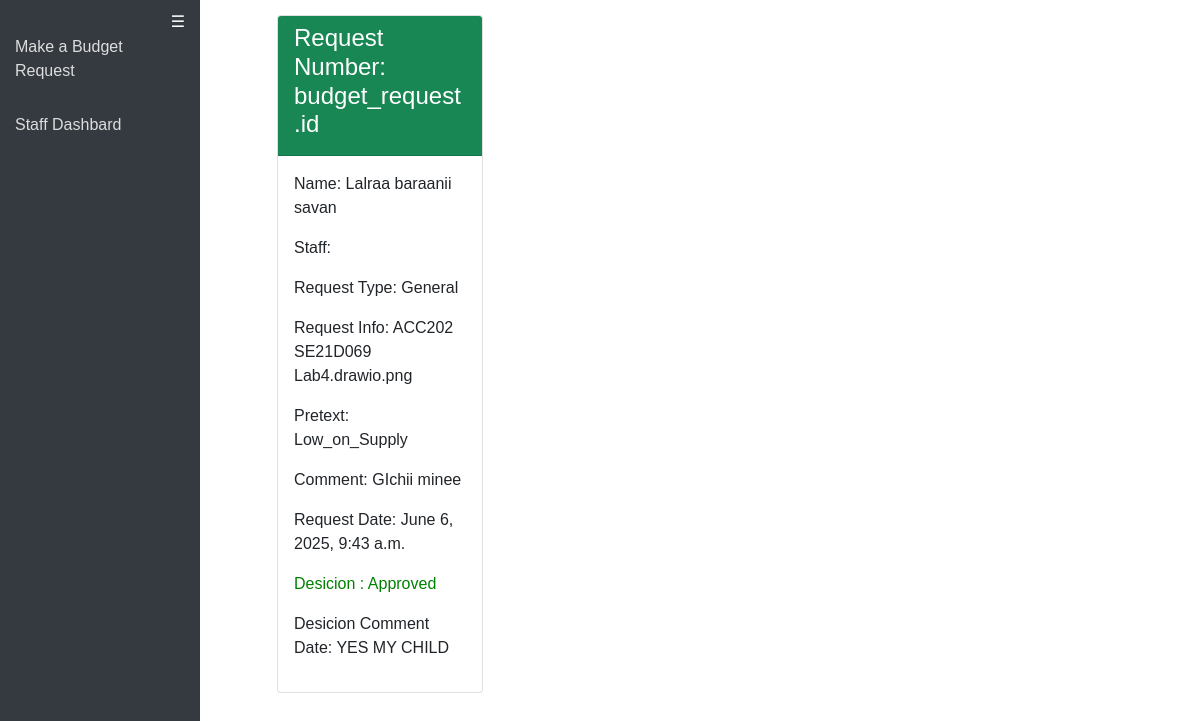
/request_state/29/ (signed in), run on the app's committed database.
### HOA/models.py (models this page shows)
class BudgetRequest(models.Model):
    name = models.CharField(max_length=50)
    user = models.OneToOneField(User, on_delete=models.CASCADE)
    request_type = models.CharField(
        max_length=50,
        choices=[
            ('General', 'General'),
            ('Utility', 'Utility'),
            ('Garbage_Collection', 'Garbage_Collection'),
            ('Scheduled_Maintenance', 'Scheduled_Maintenance'),
            ('Other', 'Other'),
        ],
        default='General'
    )
    request_info = models.ImageField(upload_to='budget_requests/', null=True, blank=True)
    pretext = models.CharField(
        max_length=50,
        choices=[
            ('Low_on_Supply', 'Low_on_Supply'),
            ('Broken', 'Broken'),
            ('Out_of_Date', 'Out_of_Date'),
            ('Defective', 'Defective'),
            ('Other', 'Other'),
        ],
        default='Low_on_Supply'
    )
    comment = models.CharField(max_length=150)
    request_date = models.DateTimeField(default=timezone.now)
    desicion = models.CharField(
        max_length=50,
        choices=[
            ('Approved', 'Approved'),
            ('Denied', 'Denied'),
        ],
        default='Pending',
        null=True
    )
    desicion_comment = models.CharField(max_length=100, null=True)
    def __str__(self):
        return f"Name: {self.name}, Staff: {self.user}, Request_Type: {self.request_type}, role: {self.pretext}"

### HOA/views.py (the view)
    def _wrapped_view(request, *args, **kwargs):
        user_id = request.session.get('user_id')
        if user_id is None:
            return redirect('staff_login')
        try:
            user = User.objects.get(id=user_id)
        except User.DoesNotExist:
            return redirect('staff_login')
        return view_func(request, *args, **kwargs)

### HOA/views.py (called while the page is built)
def user_logged_in_required_staff(view_func):
    def _wrapped_view(request, *args, **kwargs):
        user_id = request.session.get('user_id')
        if user_id is None:
            return redirect('staff_login')
        try:
            user = User.objects.get(id=user_id)
        except User.DoesNotExist:
            return redirect('staff_login')
        return view_func(request, *args, **kwargs)
    return _wrapped_view

@user_logged_in_required_staff
def request_state(request, id):
    budget_requests = BudgetRequest.objects.filter(user_id=id).all()
    print(budget_requests)
    if len(budget_requests) == 0:
        message = 'There was no request under you ID!'
        return render(request, 'request_state.html', {'budget_requests': budget_requests, 'id': id, 'message': message})
    else:
        return render(request, 'request_state.html', {'budget_requests': budget_requests, 'id': id })

### HOA/templates/request_state.html (shortened to what this page needs)
<!DOCTYPE html>
<html lang="en">
<head>
<link href="https://cdn.jsdelivr.net/npm/bootstrap@5.1.3/dist/css/bootstrap.min.css" rel="stylesheet">
</head>
<body>
<div id="sidebar" class="sidebar">
    <span class="close-btn" onclick="toggleSidebar()">&#9776;</span>
    <a href="{% url 'budget_request' id %}">Make a Budget Request</a>
    <a href="{% url 'staff_dashboard' id %}">Staff Dashbard</a>
</div>
{% block content %}
<div id="mainContent" class="main-content">
    <div class="container">
        <div class="row">
            {% if budget_requests %}
            {% for budget_request in budget_requests %}
            <div class="col-md-3">
                <div class="card">
                    <div class="card-header bg-success text-white">
                        <h4>Request Number: budget_request.id</h4>
                    </div>
                    <div class="card-body">
                        <p>Name: {{ budget_request.name }}</p>
                        <p>Staff: {{ budget_request.staff }}</p>
                        <p>Request Type: {{ budget_request.request_type }}</p>
                        <p>Request Info: {{ budget_request.request_info  }}</p>
                        <p>Pretext: {{ budget_request.pretext }}</p>
                        <p>Comment: {{ budget_request.comment }}</p>
                        <p>Request Date: {{ budget_request.request_date }}</p>
                        {% if budget_request.desicion == 'Approved' %}
                        <p style="color: green">Desicion : {{ budget_request.desicion }}</p>
                        {% endif %}
                        <p>Desicion Comment  Date: {{ budget_request.desicion_comment }}</p>
                    </div>
                </div>
            </div>
            {% endfor %}
            {% endif %}
        </div>
    </div>
</div>
{% endblock %}
</body>
</html>

### HOA/templates/request_state.html (style rules this page uses)
body { font-family: Arial, sans-serif; }
.sidebar { height: 100vh; width: 200px; position: fixed; top: 0; left: 0; background: #343a40; color: #fff; padding-top: 20px; transition: 0.3s; }
.sidebar a { color: #ddd; padding: 15px; display: block; text-decoration: none; transition: 0.3s; }
.sidebar .close-btn { position: absolute; top: 10px; right: 15px; cursor: pointer; }
.main-content { margin-left: 250px; padding: 15px; }
.row { margin-bottom: 15px; }

### data on the page
BudgetRequest: name "Lalraa baraanii savan", request_type "General", request_info "ACC202 SE21D069 Lab4.drawio.png", pretext "Low_on_Supply", comment "GIchii minee", request_date "June 6, 2025, 9:43 a.m.", desicion "Approved", desicion_comment "YES MY CHILD"
